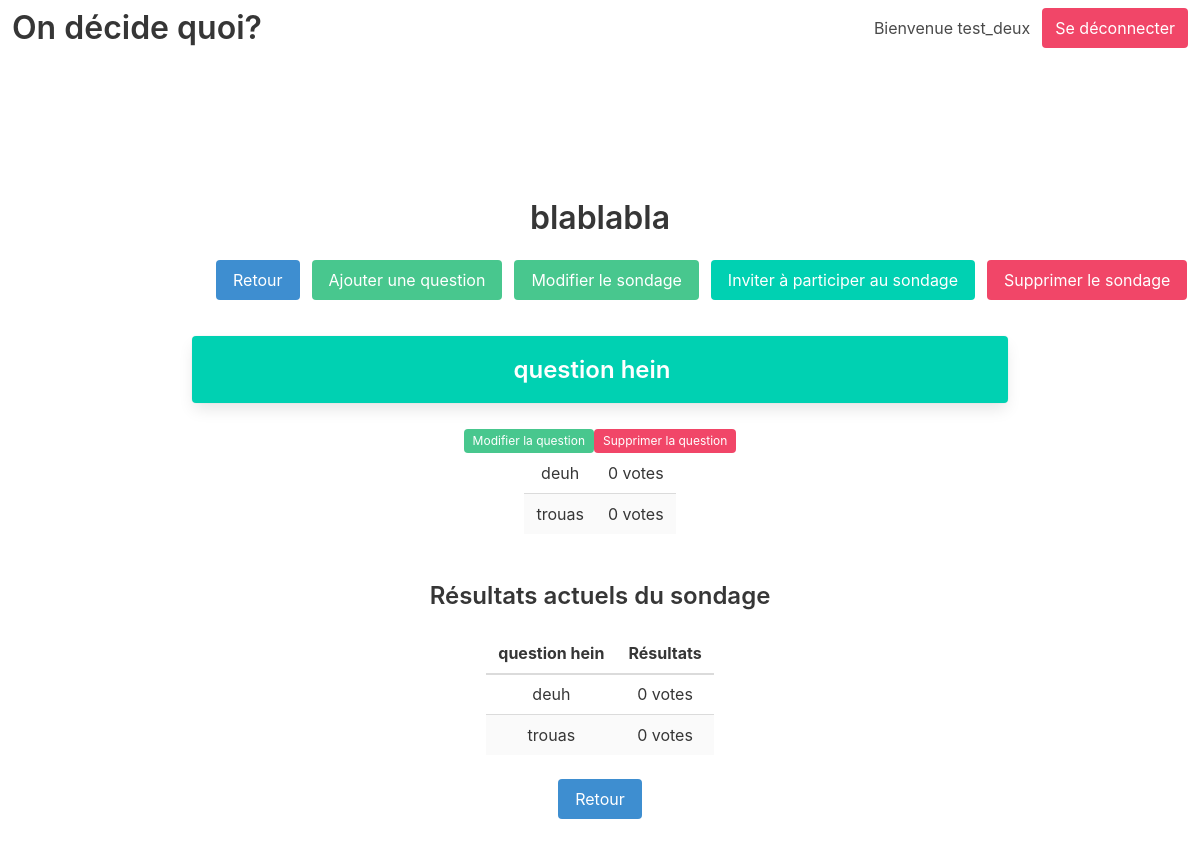
/polls/test_deux/blablabla (signed in), run on the app's committed database.
### polling/models.py (models this page shows, shortened)
class QuestionGroup(models.Model):
    name=models.CharField(max_length=600)
    creator=models.ForeignKey(User, on_delete=models.CASCADE)
    max_responders=models.IntegerField(blank=True,default=0)
    created=models.DateTimeField('date published')
    user_group=models.ForeignKey(Group, on_delete=models.CASCADE,blank=True,default=0)

class Question(models.Model):
    question_text = models.CharField(max_length=600)
    has_multiple_choices=models.BooleanField(default=False)
    question_group=models.ForeignKey(QuestionGroup, on_delete=models.CASCADE,null=True)
    question_number=models.IntegerField(blank=True,default=0)
    user_group=models.ForeignKey(Group, on_delete=models.CASCADE,blank=True,default=0)

class Choice(models.Model):
    question = models.ForeignKey(Question, name="Question",on_delete=models.CASCADE)
    choice_text = models.CharField(max_length=600)
    votes = models.IntegerField(default=0)
    class Meta:
        verbose_name = "choice"
        verbose_name_plural = "choices"

### polling/views.py (the view)
# urls.py: path('polls/<str:user_group>/<str:group_name>', views.userGroupsDetail, name='userGroupsDetail'),
def userGroupsDetail(request,user_group,group_name):
    invite_code=request.session.get('invite_access_code')
    if not request.user.is_authenticated and not invite_code:
        raise Http404("Poll does not exist")
        return render(request,'polling/portal.html')
    else:
        try:
            current_group=Group.objects.get(name=user_group)
        except(KeyError, Group.DoesNotExist):
            raise Http404("This user group does not exist")
            return render(request,'polling/portal.html')
    try:
        group=QuestionGroup.objects.filter(user_group__name__exact=user_group).get(name=group_name)
    except(QuestionGroup.DoesNotExist):
        raise Http404("This question group does not exist")
        return render(request,'polling/portal.html')
    user=Group.objects.get(name__exact=user_group)
    if invite_code or group.creator==request.user:
        return render(request, 'polling/userGroupsDetail.html', {'user_group':user,'group':group })
    else:
        raise Http404("Poll does not exist")
        return render(request,'polling/portal.html')

### polling/templates/polling/userGroupsDetail.html (shortened to what this page needs)
{% extends 'polling/base.html' %}
{% block content %}
<div class="container has-text-centered">
    <section class="section is-medium">
    <h1 class="title">{{ group.name }}</h1>
    {% if user.is_authenticated %}
        <div class="tile is-ancestor">
            <div class="tile is-parent"></div>
                <div class="tile is-parent field is-grouped">
                    <p class="control">
                        <button class="button is-info"><a href="{% url 'polling:userGroups' group.creator  %}">Retour</a></button>
                    </p>
                    <p class="control">
                        <button class="button is-success"><a href="{% url 'polling:userGroupsNewQuestion' user_group=group.creator  group_name=group.name%}">Ajouter une question</a></button>
                    </p>
                    <p class="control">
                        <button class="button is-success"><a href="{%url 'polling:userGroupsEdit' user_group=group.creator  group_name=group.name%}">Modifier le sondage</a></button>
                    </p>
                    <p class="control">
                        <button class="button is-primary"><a href="{%url 'polling:userGroupsInvite' user_group=group.creator  group_name=group.name%}">Inviter à participer au sondage</a></button>
                    </p>
                    <p class="control">
                        <button class="button is-danger"><a href="{%url 'polling:userGroupsDelete' user_group=group.creator  group_name=group.name%}">Supprimer le sondage</a></button>
                    </p>
                </div>
        </div>
    {%endif%}
    <div class="tile is-ancestor">
        <ul class="tile is-parent is-vertical">
        {%for question in group.question_set.all%}
            {% if user.is_authenticated %}
                <a href="{% url 'polling:questionDetail' user_group=group.creator group_name=group.name question=question.id %}"><li class="tile is-child notification is-primary box hoverable"><h2 class="title is-4">{{ question.question_text }}</h2></li></a>
                <br/>
                {%elif not question.question_number%}
                <a href="{% url 'polling:questionDetail' user_group=group.creator group_name=group.name question=question.id %}"><li class="tile is-child notification is-success box hoverable"><h2 class="title is-4">{{ question.question_text }}</h2></li></a>
                <br/>
                {%else%}
                <li class="tile is-child notification is-primary box hoverable"><h2 class="title is-4">{{ question.question_text }}</h2></li>
                <br/>
            {%endif%}
            <table class="table is-striped is-hoverable">
                {% if user.is_authenticated %}
                    <div class="has-text-centered">
                        <p class="level-item control field">
                                    <a href="{% url 'polling:questionEdit' user_group=group.creator group_name=group.name question_id=question.id %}"><span class="tag is-success">Modifier la question</span></a>
                                    <a href="{% url 'polling:questionDelete' user_group=group.creator group_name=group.name question_id=question.id %}"><span class="tag is-danger">Supprimer la question</span></a>
                        </p>
                    </div>
                {%endif%}
                <tbody>
                    {% if user.is_authenticated %}
                        {% for choice in question.choice_set.all %}
                        <tr>
                        <td>{{ choice.choice_text }}</td>
                        <td>{{ choice.votes }} vote{{ choice.votes|pluralize }}</td>
                        {%endfor%}
                        </tr>
                    {%endif%}
                    </tr>
                </tbody>
            </table>
        {%endfor%}
        </ul>
    </div>
        {% if user.is_authenticated %}
            <br/>
            <table class="table is-striped is-hoverable">
            <h2 class="title is-4">Résultats actuels du sondage</h2>
            {%for question in group.question_set.all%}
                <thead>
                    <tr>
                        <th>{{ question.question_text }}</th>
                        <th>Résultats</th>
                    </tr>
                </thead>
                <tbody>
                        {% for choice in question.choice_set.all %}
                        <tr>
                        <td>{{ choice.choice_text }}</td>
                        <td>{{ choice.votes }} vote{{ choice.votes|pluralize }}</td>
                        {%endfor%}
                        </tr>
                {% endfor %}
                    </tr>
                </tbody>
            </table>
                    <button class="button is-info"><a href="{% url 'polling:userGroups' group.creator  %}">Retour</a></button>
        {%endif%}
    </section>
</div>
{%endblock%}

### polling/templates/polling/base.html (shortened to what this page needs)
{% load static %}
<!DOCTYPE html>
<html lang="en">
<head>
    <link rel="stylesheet" href="https://cdn.jsdelivr.net/npm/bulma@0.8.2/css/bulma.min.css">
    <link rel="stylesheet" type="text/css" href="{% static 'polling/style.css' %}">
</head>
<nav class="navbar" role="navigation" aria-label="main navigation">
  <div class="navbar-brand">
    <a class="navbar-item" href="/">
      <h1 class="title">On décide quoi?</h1>
    </a>
  </div>
  <div class="navbar-end">
    <div class="navbar-item">
      {% if user.is_authenticated %}
        <h1 class="navbar-item">Bienvenue {{user.username}}</h1>
        <button class="button is-danger navbar-item"><a href="{% url 'polling:logout' %}">Se déconnecter</a></button>
      {%else%}
        <h1 class="navbar-item">Bienvenue</h1>
        <button class="button is-primary navbar-item"><a href="{% url 'polling:signup' %}">S'inscrire</a></button>
        <button class="button is-primary navbar-item"><a href="{% url 'polling:login' %}">Se connecter</a></button>
      {%endif%}
    </div>
  </div>
</nav>
<body>
    {% block content %}
    {% endblock %}
</body>
</html>

### polling/static/polling/style.css (style rules this page uses)
a { color:white }
table { margin:auto; }

### data on the page
QuestionGroup: name "blablabla"
Question: question_text "question hein"
Choice: choice_text "deuh", votes "0"
Choice: choice_text "trouas", votes "0"

### other printed values
{{ user.username }} "test_deux"
